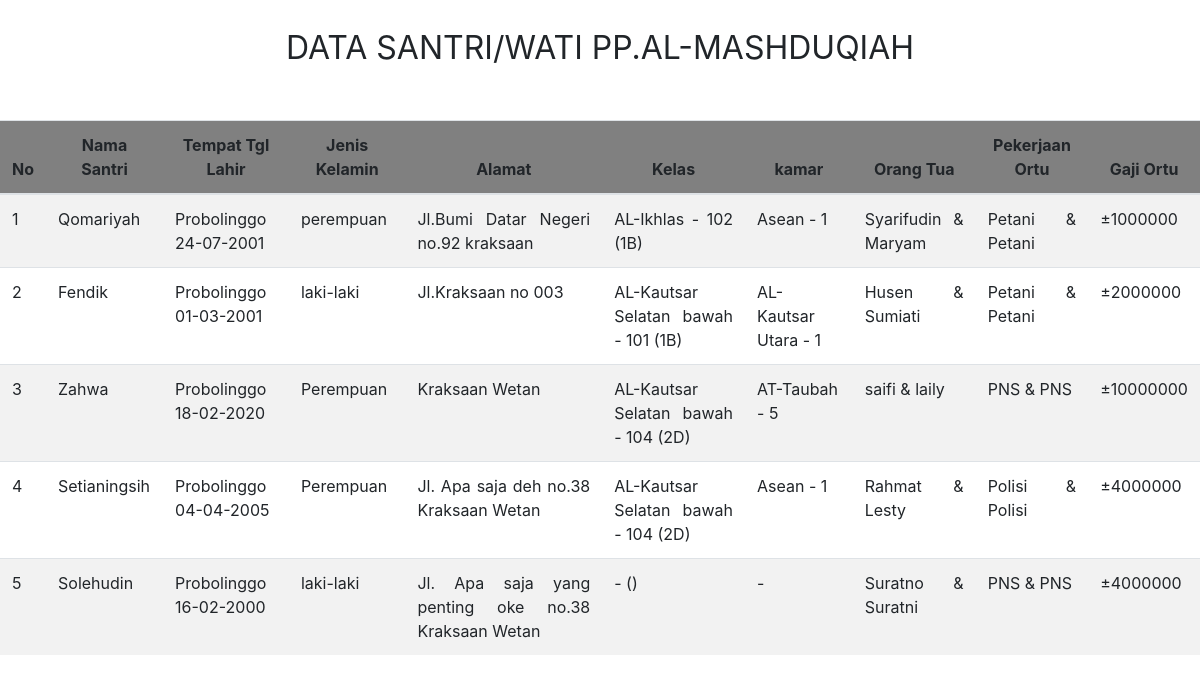
Screenshot of /index.php/admin/laporan/l_dsantri with the database file from the repository.
### tables this page shows
CREATE TABLE `tb_dsantri` (
  `nis` varchar(50) NOT NULL,
  `nama` varchar(255) NOT NULL,
  `alamat` varchar(455) NOT NULL,
  `jk` varchar(25) NOT NULL,
  `tempat_lahir` varchar(25) NOT NULL,
  `tgl_lahir` date NOT NULL,
  `code_kamar` varchar(225) NOT NULL,
  `kelas` varchar(45) NOT NULL,
  `keterangan` varchar(255) NOT NULL,
  `foto` varchar(255) NOT NULL,
  `status` varchar(125) NOT NULL,
  `tempat_abituren` varchar(125) NOT NULL
);

CREATE TABLE `tb_kelas` (
  `code_kelas` varchar(122) NOT NULL,
  `nama_kelas` varchar(125) NOT NULL,
  `no_kls` varchar(11) NOT NULL,
  `kelass` varchar(12) NOT NULL,
  `wali_kelas` varchar(122) NOT NULL,
  `asisten` varchar(122) NOT NULL,
  `marhalah` varchar(128) NOT NULL,
  `lembaga` varchar(128) NOT NULL,
  `gender` varchar(1) NOT NULL
);

CREATE TABLE `tb_kamar` (
  `code_kamar` varchar(55) NOT NULL,
  `wali_kamar` varchar(255) NOT NULL,
  `ruang_kamar` varchar(255) NOT NULL,
  `rayon` varchar(255) NOT NULL,
  `gender` varchar(1) NOT NULL
);

CREATE TABLE `tb_ortu` (
  `id_ortu` varchar(128) NOT NULL,
  `nama_ayah` varchar(50) NOT NULL,
  `agama_ayah` varchar(15) NOT NULL,
  `tetala_ayah` varchar(100) NOT NULL,
  `pend_terakhir_ayah` varchar(25) NOT NULL,
  `pekerjaan_ayah` varchar(50) NOT NULL,
  `penghasilan_ayah` varchar(50) NOT NULL,
  `no_hp_ayah` varchar(15) NOT NULL,
  `nama_ibu` varchar(100) NOT NULL,
  `agama_ibu` varchar(15) NOT NULL,
  `tetala_ibu` varchar(100) NOT NULL,
  `pend_akhir_ibu` varchar(30) NOT NULL,
  `pekerjaan_ibu` varchar(50) NOT NULL,
  `penghasilan_ibu` varchar(50) NOT NULL,
  `no_hp_ibu` varchar(15) NOT NULL
);

### application/controllers/admin/laporan.php (called while the page is built, shortened)
<?php
class Laporan extends CI_Controller
{
	public function __construct()
	{
		$this->load->model('m_guru');
		$this->load->model('m_kamar');
		$this->load->model('m_extra');
		$this->load->model('m_konsulat');
		$this->load->model('m_pelanggaran');
		$this->load->model('m_dsantri');
		$this->load->model('M_tahfidz');
		$this->load->model('m_kelas');
	}
	function l_dsantri()
	{
		$data['san'] = $this->m_dsantri->get_Asantri();
		$this->load->view("admin/report/l_santri", $data);
	}
}

### index.php (called while the page is built, shortened)
<?php
require_once BASEPATH.'core/CodeIgniter.php';

### application/models/m_dsantri.php (called while the page is built, shortened)
<?php
class M_dsantri extends CI_Model
{
	function get_Asantri()
	{
		$this->db->select('*');
		$this->db->from('tb_dsantri');
		$this->db->join('tb_kelas','tb_dsantri.kelas=tb_kelas.code_kelas','left');
		$this->db->join('details','tb_dsantri.nis=details.niss','left');
		$this->db->join('tb_ortu','tb_ortu.id_ortu=details.id_ortu','left');
		$this->db->join('tb_kamar','tb_dsantri.code_kamar=tb_kamar.code_kamar','left');
		$query = $this->db->get();
		return $query->result();
	}
}

### application/views/admin/report/l_santri.php (the view, shortened to what this page needs)
<!DOCTYPE html>
<html lang="en">
<head>
    <link rel="stylesheet" href="<?= base_url('assets'); ?>/template/css/bootstrap.min.css">
</head>
<body onload="window.print()">
    <br>
    <center style="font-size:24pt;">DATA SANTRI/WATI PP.AL-MASHDUQIAH</center><br><br>
    <table border="0" align="center" class="table table-striped">
        <thead>
            <tr style="background-color:gray;text-align:center;vertical-align:baseline;">
                <th>No</th>
                <th>Nama Santri</th>
                <th>Tempat Tgl Lahir</th>
                <th>Jenis Kelamin</th>
                <th>Alamat</th>
                <th>Kelas</th>
                <th>kamar</th>
                <th>Orang Tua</th>
                <th>Pekerjaan Ortu</th>
                <th>Gaji Ortu</th>
            </tr>
        </thead>
        <?php $n = 1;
        foreach ($san as $key) { ?>
        <tr style="text-align:justify">
            <td><?= $n++; ?></td>
            <td><?= $key->nama ?></td>
            <td><?= $key->tempat_lahir . ' <br> ' . date("d-m-Y", strtotime($key->tgl_lahir)) ?></td>
            <td><?= $key->jk ?></td>
            <td><?= $key->alamat ?></td>
            <td><?= $key->nama_kelas . ' - ' . $key->no_kls . ' (' . $key->kelass . ')' ?></td>
            <td><?= $key->rayon . ' - ' . $key->ruang_kamar ?></td>
            <td><?= $key->nama_ayah . ' & ' . $key->nama_ibu ?></td>
            <td><?= $key->pekerjaan_ayah . ' & ' . $key->pekerjaan_ibu ?></td>
            <td>&plusmn;<?= $key->penghasilan_ayah + $key->penghasilan_ibu ?></td>
        </tr>
        <?php } ?>
    </table>
</body>
</html>

### application/views/admin/report/l_santri.php (style rules this page uses)
body { margin: 0; padding: 0; }

### rows the page displays
tb_dsantri: nama "Qomariyah", tempat_lahir "Probolinggo", tgl_lahir "24-07-2001", jk "perempuan", alamat "Jl.Bumi Datar Negeri no.92 kraksaan", tb_kelas.nama_kelas "AL-Ikhlas", tb_kelas.no_kls "102", tb_kelas.kelass "1B", tb_kamar.rayon "Asean", tb_kamar.ruang_kamar "1", tb_ortu.nama_ayah "Syarifudin", tb_ortu.nama_ibu "Maryam", tb_ortu.pekerjaan_ayah "Petani", tb_ortu.pekerjaan_ibu "Petani", tb_ortu.penghasilan_ayah+penghasilan_ibu "1000000"
tb_dsantri: nama "Fendik", tempat_lahir "Probolinggo", tgl_lahir "01-03-2001", jk "laki-laki", alamat "Jl.Kraksaan no 003", tb_kelas.nama_kelas "AL-Kautsar Selatan bawah", tb_kelas.no_kls "101", tb_kelas.kelass "1B", tb_kamar.rayon "AL-Kautsar Utara", tb_kamar.ruang_kamar "1", tb_ortu.nama_ayah "Husen", tb_ortu.nama_ibu "Sumiati", tb_ortu.pekerjaan_ayah "Petani", tb_ortu.pekerjaan_ibu "Petani", tb_ortu.penghasilan_ayah+penghasilan_ibu "2000000"
tb_dsantri: nama "Zahwa", tempat_lahir "Probolinggo", tgl_lahir "18-02-2020", jk "Perempuan", alamat "Kraksaan Wetan", tb_kelas.nama_kelas "AL-Kautsar Selatan bawah", tb_kelas.no_kls "104", tb_kelas.kelass "2D", tb_kamar.rayon "AT-Taubah", tb_kamar.ruang_kamar "5", tb_ortu.nama_ayah "saifi", tb_ortu.nama_ibu "laily", tb_ortu.pekerjaan_ayah "PNS", tb_ortu.pekerjaan_ibu "PNS", tb_ortu.penghasilan_ayah+penghasilan_ibu "10000000"
tb_dsantri: nama "Setianingsih", tempat_lahir "Probolinggo", tgl_lahir "04-04-2005", jk "Perempuan", alamat "Jl. Apa saja deh no.38 Kraksaan Wetan", tb_kelas.nama_kelas "AL-Kautsar Selatan bawah", tb_kelas.no_kls "104", tb_kelas.kelass "2D", tb_kamar.rayon "Asean", tb_kamar.ruang_kamar "1", tb_ortu.nama_ayah "Rahmat", tb_ortu.nama_ibu "Lesty", tb_ortu.pekerjaan_ayah "Polisi", tb_ortu.pekerjaan_ibu "Polisi", tb_ortu.penghasilan_ayah+penghasilan_ibu "4000000"
tb_dsantri: nama "Solehudin", tempat_lahir "Probolinggo", tgl_lahir "16-02-2000", jk "laki-laki", alamat "Jl. Apa saja yang penting oke no.38 Kraksaan Wetan", tb_ortu.nama_ayah "Suratno", tb_ortu.nama_ibu "Suratni", tb_ortu.pekerjaan_ayah "PNS", tb_ortu.pekerjaan_ibu "PNS", tb_ortu.penghasilan_ayah+penghasilan_ibu "4000000"
